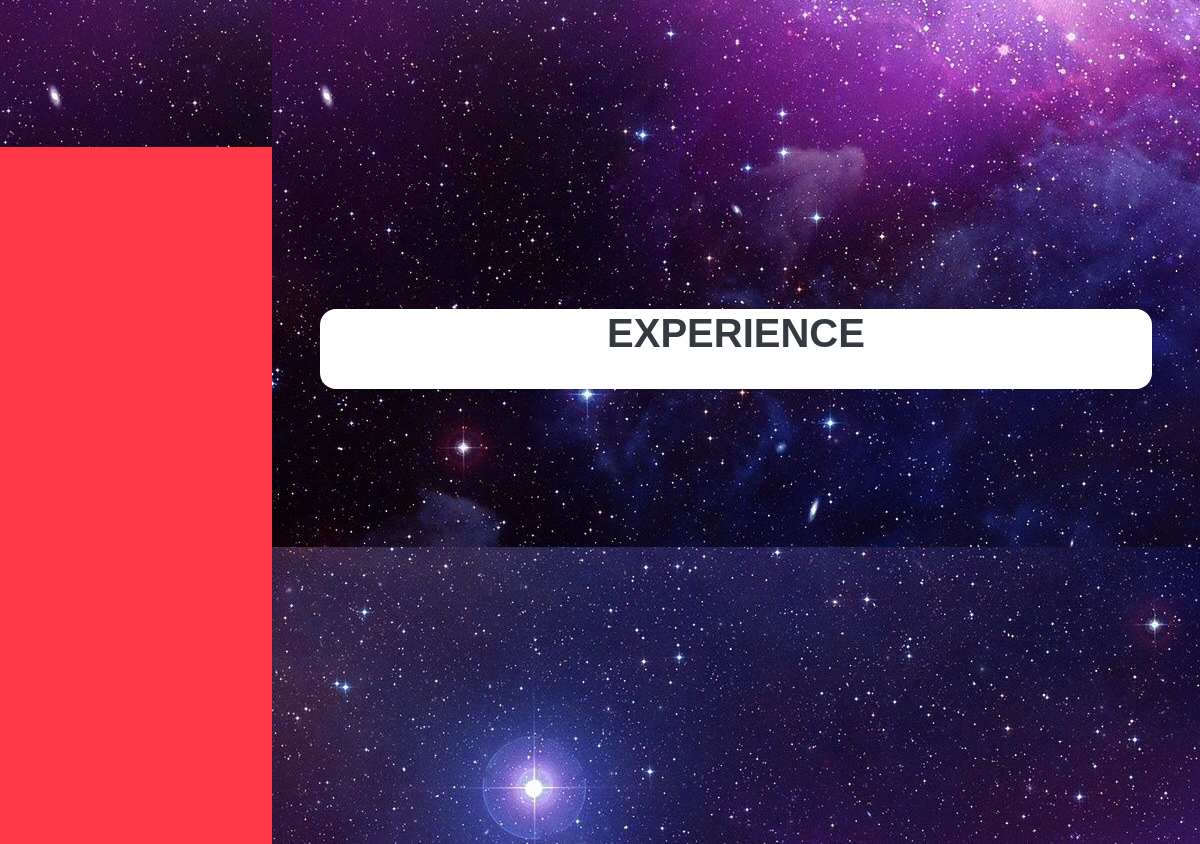
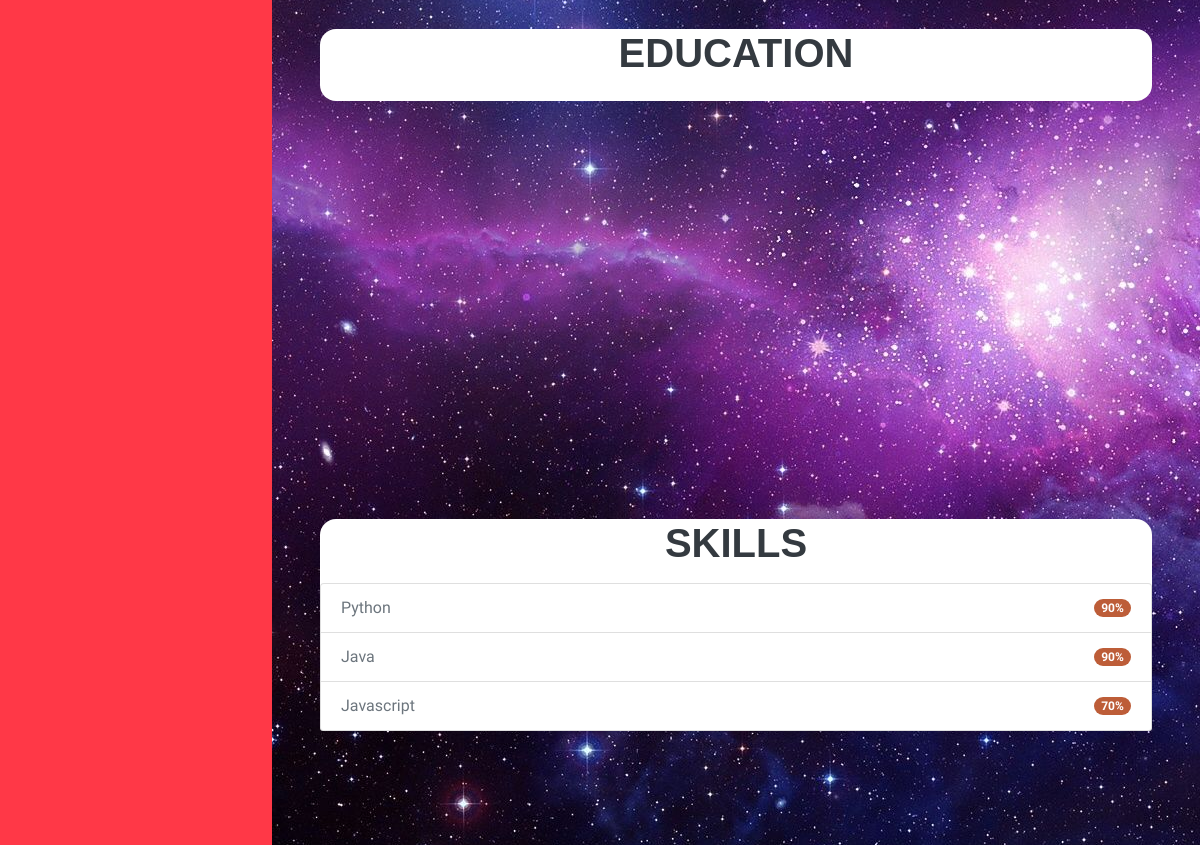
/ (lower part), run on an earlier commit of the app's database (2 pictures, top to bottom).
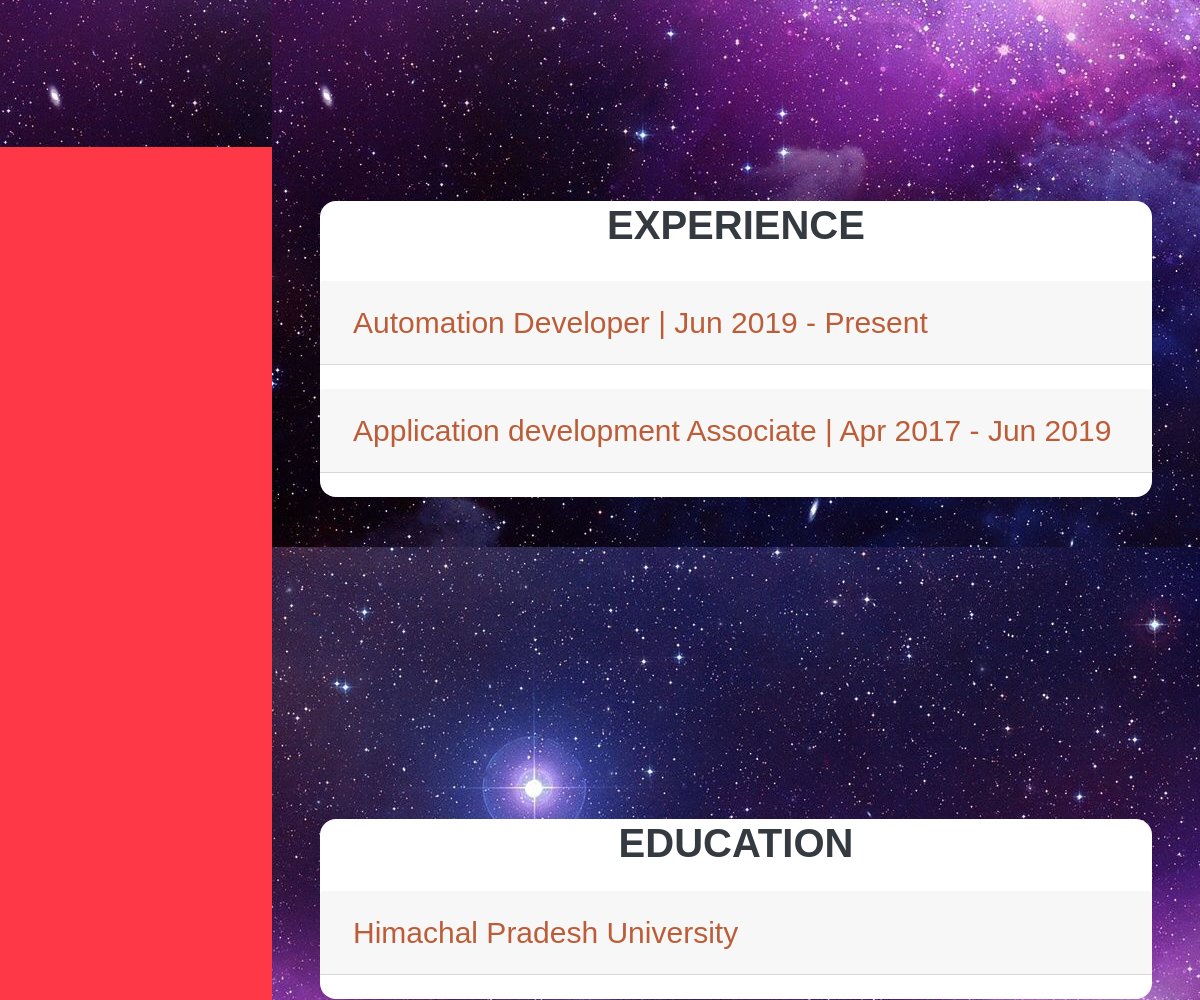
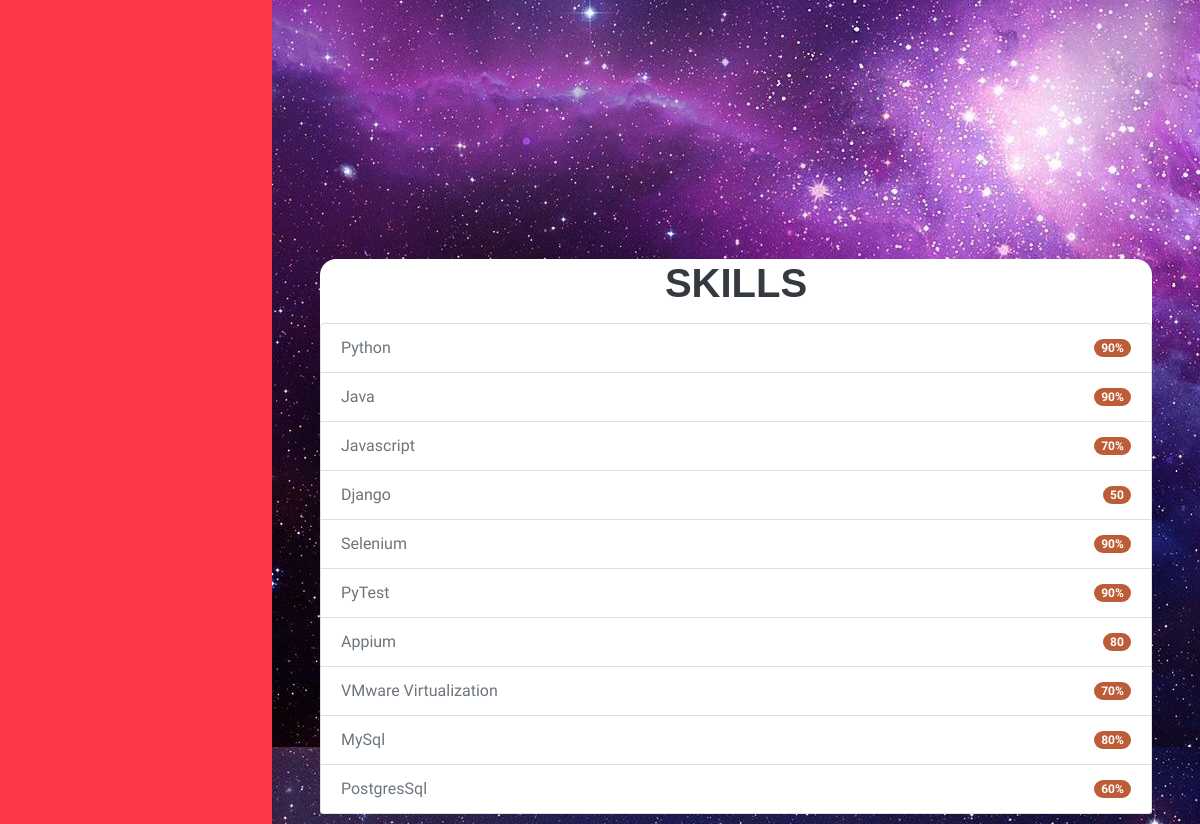
And on a later commit of the database (2 pictures, top to bottom).
### portfolio_main/models.py (models this page shows)
class TechnicalSkills(models.Model):
    skill_name = models.CharField(max_length=50)
    confidence = models.CharField(max_length=50)

class Experience(models.Model):
    role = models.CharField(max_length=50)
    organisation = models.CharField(max_length=50)
    role_description = models.TextField(max_length=1500)
    start_from = models.CharField(max_length=50)
    till = models.CharField(max_length=50)

class Education(models.Model):
    institute = models.CharField(max_length=50)
    course = models.CharField(max_length=50)
    stream = models.CharField(max_length=50)
    score = models.CharField(max_length=50)
    start_from = models.CharField(max_length=50)
    till = models.CharField(max_length=50)

### portfolio_main/views.py (the view)
# urls.py: 2. Add a URL to urlpatterns:  path('', views.home, name='home')
def home(request):
    main = Main.objects.get(pk=1)
    ts = TechnicalSkills.objects.all()
    exp = Experience.objects.all()
    edu = Education.objects.all()
    accom = Accomplishment.objects.all()
    return render(request, 'front/index.html', {'details': main, 'ts':ts, 'exp': exp, 'edu': edu, 'accom': accom})

### portfolio_main/templates/front/index.html (shortened to what this page needs)
{% load static %}
<!DOCTYPE html>
<html lang="en">
    <head>
        <link href="{% static 'css/layout_styles.css' %}" rel="stylesheet" />
    </head>
    <body id="page-top">
        <nav class="navbar navbar-expand-lg navbar-dark bg-primary fixed-top" id="sideNav">
        </nav>
        <div class="container-fluid p-0">
            <section class="resume-section" id="about">
            </section>
            <section class="resume-section" id="experience">
                <div class="resume-section-content">
                <div class="card">
                    <h2 class="mb-5" align="center">Experience</h2>
                    {% for experience in exp %}
                    <div id="accordion">
                          <div class="card">
                            <div class="card-header" id="headingOne">
                              <h5 class="mb-0">
                                <button class="btn btn-link" data-toggle="collapse" data-target="#collapseOne{{ experience.pk }}" aria-expanded="true" aria-controls="collapseOne">
                                    <p style="font-size: 30px">{{ experience.role }} | {{ experience.start_from }} - {{ experience.till }}</p>
                                </button>
                              </h5>
                            </div>
                          </div>
                    </div>
                    <br/>
                    {% endfor %}
                          </div>
                </div>
            </section>
            <section class="resume-section" id="education">
                <div class="resume-section-content">
                 <div class="card">
                      <h2 class="mb-4" align="center">Education</h2>
                {% for education in edu %}
                    <div id="accordion">
                          <div class="card">
                            <div class="card-header" id="headingOne">
                              <h5 class="mb-0">
                                <button class="btn btn-link" data-toggle="collapse" data-target="#collapseOne{{ education.pk }}12300" aria-expanded="true" aria-controls="collapseOne">
                                    <p style="font-size: 30px">{{ education.institute }}</p>
                                </button>
                              </h5>
                            </div>
                          </div>
                    </div>
                    <br/>
                    {% endfor %}
                          </div>
                </div>
            </section>
            <section class="resume-section" id="skills">
                <div class="resume-section-content">
                <div class="card">
                      <h2 class="mb-3" align="center">Skills</h2>
                        <ul class="list-group list-inline dev-icons">
                            {% for skills in ts %}
                              <li class="list-group-item d-flex justify-content-between align-items-center">
                                {{skills.skill_name}}
                                <span class="badge badge-primary badge-pill">{{skills.confidence}}</span>
                                </li>
                            {%endfor%}
                        </ul>
                          </div>
                </div>
            </section>
        </div>
    </body>
</html>

What changed in the data, as far as the page shows it:
added Experience: role "Automation Developer", start_from "Jun 2019", till "Present"
added Experience: role "Application development Associate", start_from "Apr 2017", till "Jun 2019"
added Education: institute "Himachal Pradesh University"
added TechnicalSkills: skill_name "Django", confidence "50"
added TechnicalSkills: skill_name "Selenium", confidence "90%"
added TechnicalSkills: skill_name "PyTest", confidence "90%"
added TechnicalSkills: skill_name "Appium", confidence "80"
added TechnicalSkills: skill_name "VMware Virtualization", confidence "70%"
added TechnicalSkills: skill_name "MySql", confidence "80%"
added TechnicalSkills: skill_name "PostgresSql", confidence "60%"
